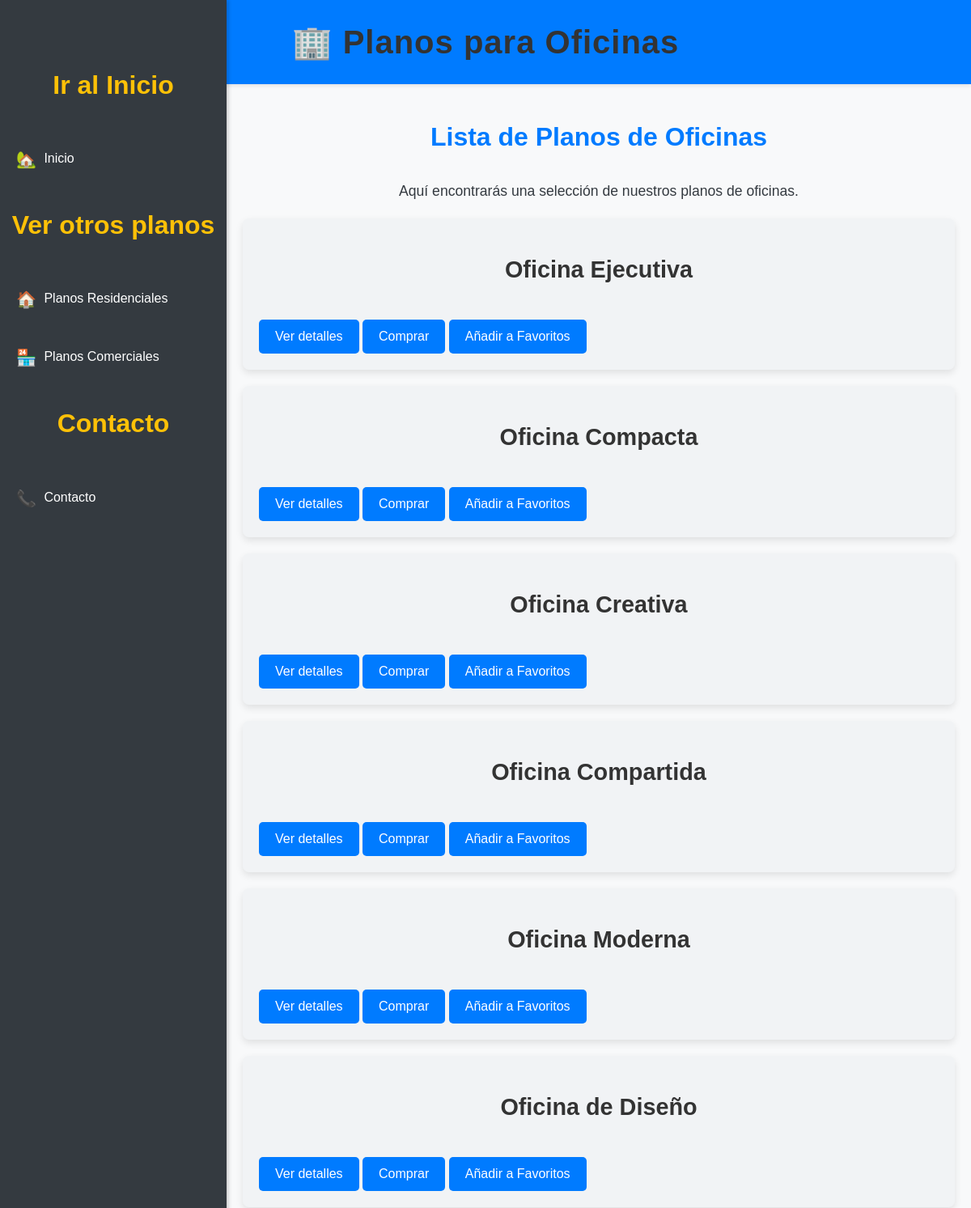
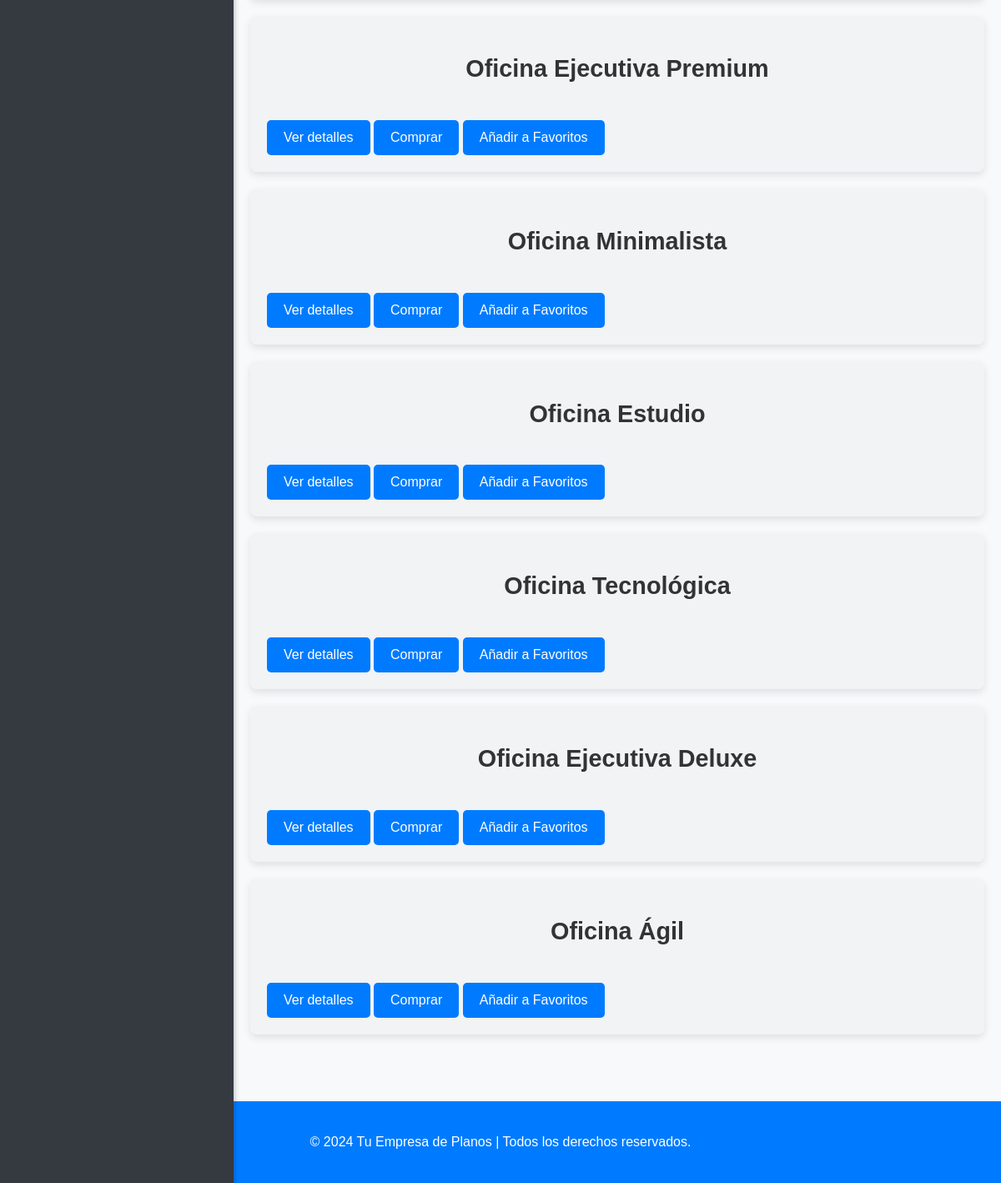
/planos_oficinas.php, run on the app's committed database (2 pictures, top to bottom).
### tables this page shows
CREATE TABLE `planos_oficinas` (
  `id_plano` int(11) NOT NULL,
  `nombre` varchar(100) NOT NULL,
  `descripcion` varchar(255) NOT NULL,
  `medidas` varchar(50) NOT NULL,
  `precio` decimal(10,2) NOT NULL
);

### planos_oficinas.php (the view, shortened to what this page needs)
<?php
$conn = new mysqli("localhost", "root", "", "planos");
$sql = "SELECT * FROM Planos_Oficinas";
$result = $conn->query($sql);
?>
<!DOCTYPE html>
<html lang="es">
<head>
    <link rel="stylesheet" href="styles.css">
</head>
<body>
    <header>
        <h1>🏢 Planos para Oficinas</h1>
    </header>
    <div class="sidebar">
        <h2>Ir al Inicio</h2>
        <a href="index.php">
            <span class="symbol">🏡</span> Inicio
        </a>
        <h2>Ver otros planos</h2>
        <a href="planos_residenciales.php">
            <span class="symbol">🏠</span> Planos Residenciales
        </a>
        <a href="planos_comerciales.php">
            <span class="symbol">🏪</span> Planos Comerciales
        </a>
        <h2>Contacto</h2>
        <a href="contact.php">
            <span class="symbol">📞</span> Contacto
        </a>
    </div>
    <div class="main-content">
        <div class="container">
            <h2>Lista de Planos de Oficinas</h2>
            <p style="text-align: center; font-size: 1.1rem;">Aquí encontrarás una selección de nuestros planos de oficinas.</p>
            <?php if ($result->num_rows > 0): ?>
                <?php while ($row = $result->fetch_assoc()): ?>
                    <div class="plano">
                        <h2><?php echo htmlspecialchars($row['nombre']); ?></h2>
                        <button onclick="toggleDetails('details-<?php echo $row['id_plano']; ?>')">Ver detalles</button>
                        <button onclick="window.location.href='comprar.php?id=<?php echo $row['id_plano']; ?>'">Comprar</button>
                        <button onclick="window.location.href='fav.php?add_fav=<?php echo $row['id_plano']; ?>'">Añadir a Favoritos</button>
                    </div>
                <?php endwhile; ?>
            <?php else: ?>
                <p style="text-align: center; font-size: 1.1rem;">No hay planos de oficinas disponibles.</p>
            <?php endif; ?>
        </div>
    </div>
    <footer>
        <p>&copy; 2024 Tu Empresa de Planos | Todos los derechos reservados.</p>
    </footer>
</body>
</html>

### styles.css (style rules this page uses)
body { font-family: Arial, sans-serif; background-color: #f4f4f4; margin: 0; padding: 20px; }
h1 { text-align: center; color: #333; }

### planos_oficinas.php (style rules this page uses)
body { font-family: 'Arial', sans-serif; background-color: #f8f9fa; color: #343a40; margin: 0; padding: 0; line-height: 1.6; }
header { background-color: #007BFF; color: #fff; padding: 20px 0; text-align: center; box-shadow: 0 2px 5px rgba(0, 0, 0, 0.1); }
h1 { margin: 0; font-size: 2.5rem; letter-spacing: 1px; text-align: center; }
.sidebar { width: 280px; background: #343a40; color: #fff; position: fixed; top: 0; left: 0; height: 100%; padding-top: 60px; box-shadow: 2px 0 5px rgba(0, 0, 0, 0.2); }
.sidebar a { padding: 20px 20px; text-decoration: none; color: #fff; display: block; transition: background 0.3s; }
.sidebar h2 { color: #ffc107; text-align: center; margin-bottom: 30px; }
.main-content { margin-left: 280px; padding: 20px; }
h2 { margin-top: 20px; color: #007BFF; text-align: center; font-size: 2rem; }
.plano { background: #f1f3f5; border-radius: 8px; box-shadow: 0 4px 10px rgba(0, 0, 0, 0.1); margin: 20px 0; padding: 20px; transition: transform 0.3s; position: relative; }
.plano h2 { font-size: 1.8rem; color: #333; }
button { background-color: #007BFF; border: none; color: white; padding: 12px 20px; font-size: 16px; border-radius: 5px; cursor: pointer; margin-top: 15px; transition: background-color 0.3s; display: inline-block; }
footer { text-align: center; margin-top: 40px; padding: 20px 0; background-color: #007BFF; color: #fff; }
.symbol { display: inline-block; margin-right: 5px; font-size: 20px; vertical-align: middle; }

### data on the page
planos_oficinas: nombre "Oficina Ejecutiva"
planos_oficinas: nombre "Oficina Compacta"
planos_oficinas: nombre "Oficina Creativa"
planos_oficinas: nombre "Oficina Compartida"
planos_oficinas: nombre "Oficina Moderna"
planos_oficinas: nombre "Oficina de Diseño"
planos_oficinas: nombre "Oficina Ejecutiva Premium"
planos_oficinas: nombre "Oficina Minimalista"
planos_oficinas: nombre "Oficina Estudio"
planos_oficinas: nombre "Oficina Tecnológica"
planos_oficinas: nombre "Oficina Ejecutiva Deluxe"
planos_oficinas: nombre "Oficina Ágil"
